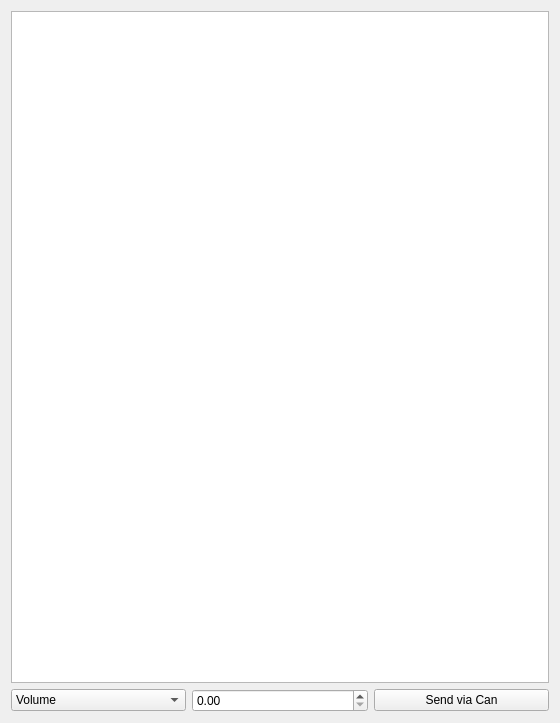
<?xml version="1.0" encoding="UTF-8"?>
<ui version="4.0">
 <class>details</class>
 <widget class="QWidget" name="details">
  <property name="geometry">
   <rect>
    <x>0</x>
    <y>0</y>
    <width>560</width>
    <height>723</height>
   </rect>
  </property>
  <property name="windowTitle">
   <string>Form</string>
  </property>
  <layout class="QVBoxLayout" name="verticalLayout">
   <item>
    <widget class="QPlainTextEdit" name="plainTextEdit"/>
   </item>
   <item>
    <layout class="QHBoxLayout" name="horizontalLayout">
     <item>
      <widget class="QComboBox" name="cbCommand">
       <item>
        <property name="text">
         <string comment="0">Volume</string>
        </property>
       </item>
       <item>
        <property name="text">
         <string comment="1">McCready</string>
        </property>
       </item>
       <item>
        <property name="text">
         <string comment="2">Water Ballast</string>
        </property>
       </item>
       <item>
        <property name="text">
         <string comment="3">Bugs</string>
        </property>
       </item>
       <item>
        <property name="text">
         <string comment="4">QNH</string>
        </property>
       </item>
       <item>
        <property name="text">
         <string comment="5">Pilot Weight</string>
        </property>
       </item>
       <item>
        <property name="text">
         <string comment="7">TC Climb Rate</string>
        </property>
       </item>
       <item>
        <property name="text">
         <string comment="8">TC Speed To Fly</string>
        </property>
       </item>
       <item>
        <property name="text">
         <string comment="9">Speed To Fly / Vario</string>
        </property>
       </item>
      </widget>
     </item>
     <item>
      <widget class="QDoubleSpinBox" name="dsValue"/>
     </item>
     <item>
      <widget class="QPushButton" name="pbSend">
       <property name="text">
        <string>Send via Can</string>
       </property>
      </widget>
     </item>
    </layout>
   </item>
   <item>
    <layout class="QHBoxLayout" name="hLayout"/>
   </item>
  </layout>
 </widget>
 <resources/>
 <connections/>
</ui>
